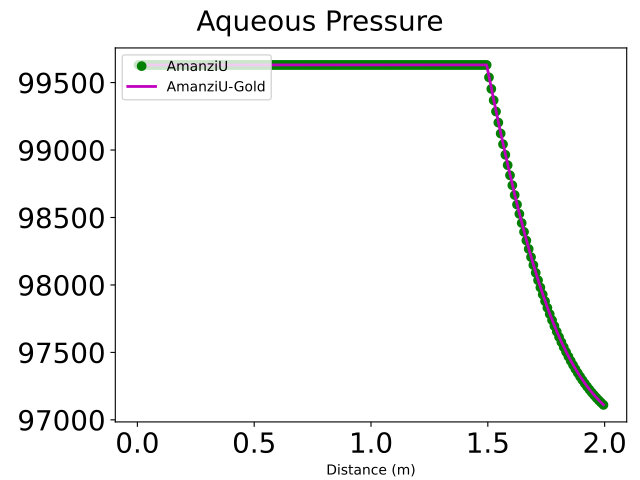

Recreate this plot in Python.
import os
import sys
import h5py
import numpy as np
import matplotlib
from matplotlib import pyplot as plt

import run_amanzi_standard
from compare_field_results import GetXY_AmanziU_1D
from compare_field_results import GetXY_AmanziS_1D

if __name__ == "__main__":

    # Amanzi: unstructured
    try:
        input_file = "amanzi_infiltration_loam_sand_1d-u.xml"
        path_to_amanzi = "output_2a-u"
        root_amanzi = 'case_2a_plot'
    
        run_amanzi_standard.run_amanzi(input_file, 1, [input_file], path_to_amanzi)

        comp = 'pressure'
        x_amanziU, c_amanziU = GetXY_AmanziU_1D(path_to_amanzi,root_amanzi,comp,3)
        unstruct = len(x_amanziU)
    except:
        unstruct = 0


    # Amanzi: structured
    try:
        input_file = "amanzi_infiltration_loam_sand_1d-s.xml"
        path_to_amanzi = "output_2a-s"
        root_amanzi = "plot"

        run_amanzi_standard.run_amanzi(input_file, 1, [input_file], path_to_amanzi)

        comp = "water_Pressure"
        x_amanziS, c_amanziS = GetXY_AmanziS_1D(path_to_amanzi,root_amanzi,comp,2)
        struct = len(x_amanziS)
    except:
        struct = 0
        

    # Amanzi: analytic
    try:
        path_to_amanzi = "golden_output"
        root_amanzi = 'case_2a_plot'

        comp = 'pressure.cell.0'
        x_amanziU_gold, c_amanziU_gold = GetXY_AmanziU_1D(path_to_amanzi,root_amanzi,comp,3)
        unstruct_gold = len(x_amanziU_gold)
    except:
        unstruct_gold = 0


    # subplots
    fig, ax = plt.subplots() 

    if (unstruct>0):
        ax.plot(x_amanziU, c_amanziU,marker='o',color='g',label='AmanziU',linestyle='None')
    if (unstruct_gold>0):
        ax.plot(x_amanziU_gold, c_amanziU_gold,'m-',label='AmanziU-Gold',linewidth=2)
    if (struct>0):
        ax.plot(x_amanziS, c_amanziS,marker='x',label='AmanziS',linestyle='dotted', linewidth=2)

    # axes
    ax.set_xlabel("Distance (m)") #, fontsize=20)
 
    # plot adjustments
    plt.subplots_adjust(left=0.18,bottom=0.12,right=0.98,top=0.9)
    plt.legend(loc='upper left') #, fontsize=13)
    plt.suptitle("Aqueous Pressure",x=0.5,fontsize=20)
    plt.tick_params(axis='both', which='major', labelsize=20)

    # plt.show()
    plt.savefig("infiltration_loam_sand_1d.png",format="png")
    # plt.close()
